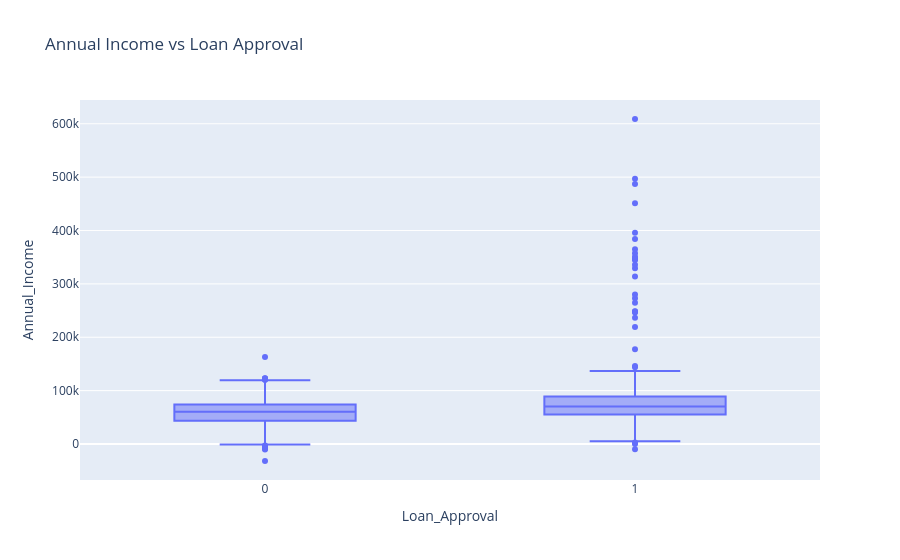

Notebook source saved alongside this figure:
### Code cell
fig = px.box(
    df,
    x='Loan_Approval',
    y='Annual_Income',
    title='Annual Income vs Loan Approval'
)
fig.show()

### Figure 1 — Plotly figure (JSON) as saved in the notebook; plotly's stock layout.template omitted (floating-point values rounded to 4 significant figures; data arrays with more than 128 entries replaced by an {"elided": "..."} marker saying what was removed)
{"data": [{"alignmentgroup": "True", "hovertemplate": "Loan_Approval=%{x}<br>Annual_Income=%{y}<extra></extra>", "legendgroup": "", "marker": {"color": "#636efa"}, "name": "", "notched": false, "offsetgroup": "", "orientation": "v", "showlegend": false, "type": "box", "x": {"elided": "1500 int values"}, "x0": " ", "xaxis": "x", "y": {"elided": "1500 float values"}, "y0": " ", "yaxis": "y"}], "layout": {"boxmode": "group", "legend": {"tracegroupgap": 0}, "title": {"text": "Annual Income vs Loan Approval"}, "xaxis": {"anchor": "y", "domain": [0, 1], "title": {"text": "Loan_Approval"}}, "yaxis": {"anchor": "x", "domain": [0, 1], "title": {"text": "Annual_Income"}}}}
